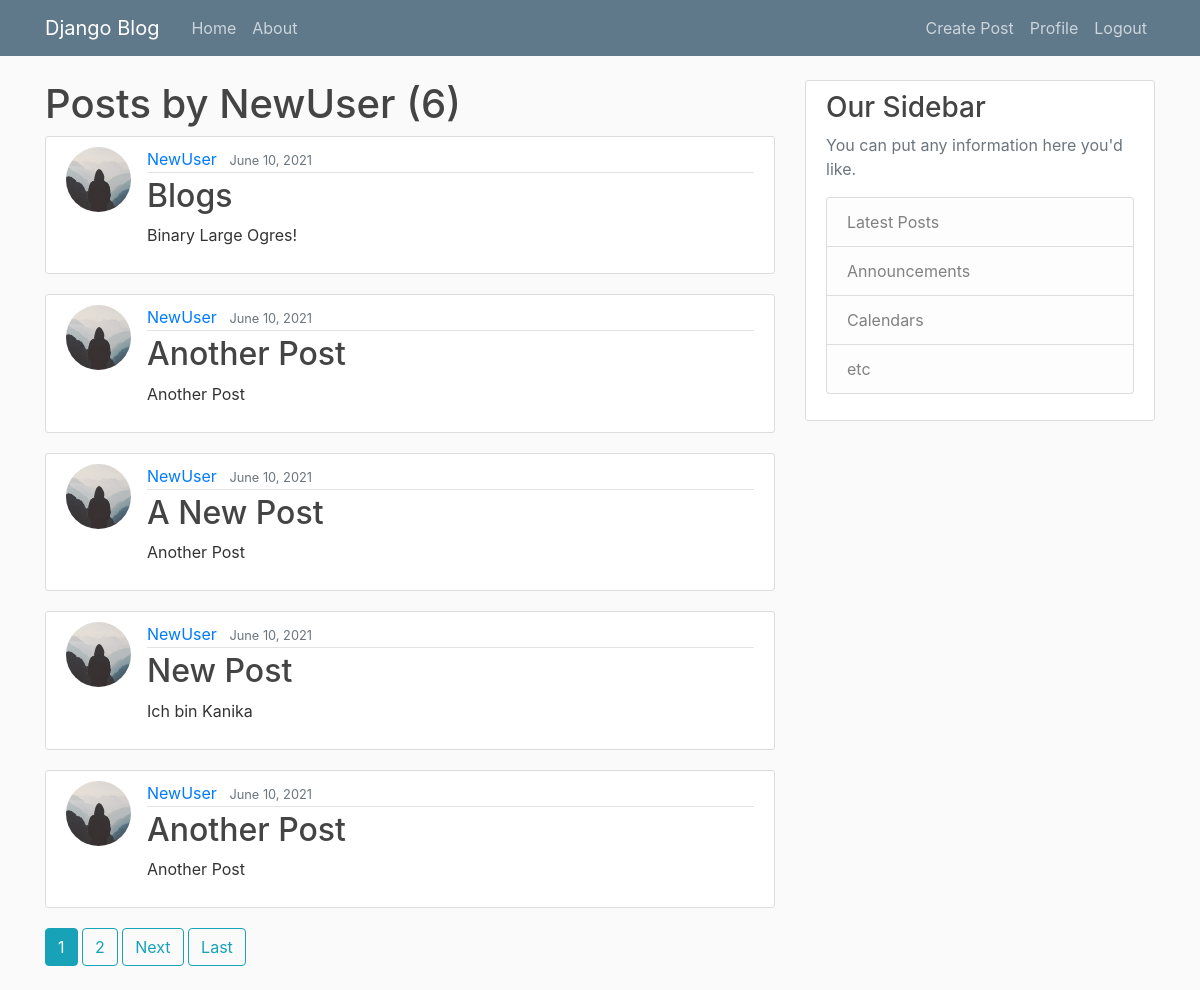
The page /user/NewUser (signed in) on the database its author committed.
### blog/models.py (models this page shows, shortened)
class Post(models.Model):
    title = models.CharField(max_length=100)
    content = models.TextField()
    date_posted = models.DateTimeField(default=timezone.now)
    author = models.ForeignKey(User, on_delete=models.CASCADE)

### user_reg/models.py (models this page shows, shortened)
class Profile(models.Model):
    user = models.OneToOneField(User, on_delete=models.CASCADE)
    image = models.ImageField(default='default.jpg', upload_to='profile_pics')

### blog/views.py (the view)
# urls.py: path('user/<str:username>', UserPostListView.as_view(), name='user-posts'),
class UserPostListView(ListView):
    model = Post
    template_name = 'blog/user_posts.html'
    context_object_name = 'posts'
    paginate_by = 5
    def get_queryset(self):
        user = get_object_or_404(User, username=self.kwargs.get('username'))
        return Post.objects.filter(author=user).order_by('-date_posted')

### blog/templates/blog/user_posts.html (shortened to what this page needs)
{% extends "blog/base.html"%}
{% block content%}
    <h1 class="mb_3">Posts by {{view.kwargs.username}} ({{page_obj.paginator.count}})</h1>
    {% for post in posts%}
    <article class="media content-section">
        <img class="rounded-circle article-img" src={{post.author.profile.image.url}}>
        <div class="media-body">
            <div class="article-metadata">
            <a class="mr-2" href="{% url 'user-posts' post.author.username %}">{{ post.author }}</a>
            <small class="text-muted">{{ post.date_posted|date:"F d, Y" }}</small>
            </div>
            <h2><a class="article-title" href="{% url 'post-detail' post.id %}">{{ post.title }}</a></h2>
            <p class="article-content">{{ post.content }}</p>
        </div>
    </article>
    {% endfor %}
    {% if is_paginated %}
      {% for num in page_obj.paginator.page_range %}
        {% if page_obj.number == num %}
          <a class="btn btn-info mb-4" href="?page={{ num }}">{{ num }}</a>
        {% elif num > page_obj.number|add:'-3' and num < page_obj.number|add:'3' %}
          <a class="btn btn-outline-info mb-4" href="?page={{ num }}">{{ num }}</a>
        {% endif %}
      {% endfor %}
      {% if page_obj.has_next %}
        <a class="btn btn-outline-info mb-4" href="?page={{ page_obj.next_page_number }}">Next</a>
        <a class="btn btn-outline-info mb-4" href="?page={{ page_obj.paginator.num_pages }}">Last</a>
      {% endif %}
    {% endif %}
{% endblock %}

### blog/static/blog/main.css (style rules this page uses)
body { background: #fafafa; color: #333333; margin-top: 5rem; }
h1, h2, h3, h4, h5, h6 { color: #444444; }
.content-section { background: #ffffff; padding: 10px 20px; border: 1px solid #dddddd; border-radius: 3px; margin-bottom: 20px; }
.article-title { color: #444444; }
.article-content { white-space: pre-line; }
.article-img { height: 65px; width: 65px; margin-right: 16px; }
.article-metadata { padding-bottom: 1px; margin-bottom: 4px; border-bottom: 1px solid #e3e3e3 }

### rows shown on the page
Post: author.profile.image (placeholder picture), author "NewUser", date_posted "June 10, 2021", title "Blogs", content "Binary Large Ogres!"
Post: author.profile.image (placeholder picture), author "NewUser", date_posted "June 10, 2021", title "Another Post", content "Another Post"
Post: author.profile.image (placeholder picture), author "NewUser", date_posted "June 10, 2021", title "A New Post", content "Another Post"
Post: author.profile.image (placeholder picture), author "NewUser", date_posted "June 10, 2021", title "New Post", content "Ich bin Kanika"
Post: author.profile.image (placeholder picture), author "NewUser", date_posted "June 10, 2021", title "Another Post", content "Another Post"

### other values the page prints
{{ view.kwargs.username }} "NewUser"
{{ page_obj.paginator.count }} "6"
{{ num }} "1"
{{ num }} "2"
